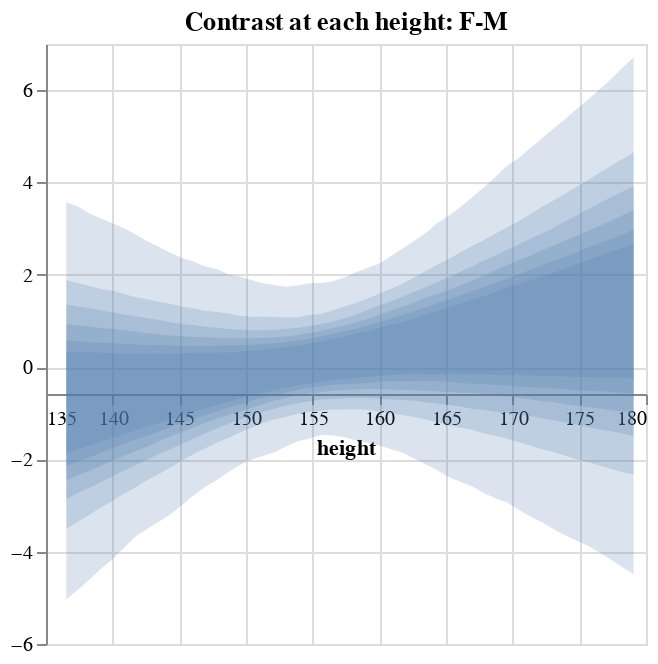

The code cell stored with this chart in its notebook:
### Code cell
bands = []

for i, _ in enumerate(probs):
    band = (
        alt.Chart(df, title="Contrast at each height: F-M")
        .encode(x=alt.X("height", axis=alt.Axis(offset=-125)))
        .mark_area(opacity=0.2)
        .encode(alt.Y(f"high_{i}", axis=alt.Axis(title=None)), alt.Y2(f"low_{i}"))
    )
    bands.append(band)

reduce(lambda a, b: a + b, bands)

### Figure 1 — Vega-Lite specification as saved in the notebook (floating-point values rounded to 4 significant figures; data arrays with more than 128 entries replaced by an {"elided": "..."} marker saying what was removed)
{"$schema": "https://vega.github.io/schema/vega-lite/v5.20.1.json", "config": {"view": {"continuousHeight": 300, "continuousWidth": 300}}, "data": {"name": "data-1b1d6f527720c8586881a2c54c1694ac"}, "datasets": {"data-1b1d6f527720c8586881a2c54c1694ac": {"elided": "300 records"}}, "layer": [{"encoding": {"x": {"axis": {"offset": -125}, "field": "height", "type": "quantitative"}, "y": {"axis": {"title": null}, "field": "high_0", "type": "quantitative"}, "y2": {"field": "low_0"}}, "mark": {"opacity": 0.2, "type": "area"}, "title": "Contrast at each height: F-M"}, {"encoding": {"x": {"axis": {"offset": -125}, "field": "height", "type": "quantitative"}, "y": {"axis": {"title": null}, "field": "high_1", "type": "quantitative"}, "y2": {"field": "low_1"}}, "mark": {"opacity": 0.2, "type": "area"}, "title": "Contrast at each height: F-M"}, {"encoding": {"x": {"axis": {"offset": -125}, "field": "height", "type": "quantitative"}, "y": {"axis": {"title": null}, "field": "high_2", "type": "quantitative"}, "y2": {"field": "low_2"}}, "mark": {"opacity": 0.2, "type": "area"}, "title": "Contrast at each height: F-M"}, {"encoding": {"x": {"axis": {"offset": -125}, "field": "height", "type": "quantitative"}, "y": {"axis": {"title": null}, "field": "high_3", "type": "quantitative"}, "y2": {"field": "low_3"}}, "mark": {"opacity": 0.2, "type": "area"}, "title": "Contrast at each height: F-M"}, {"encoding": {"x": {"axis": {"offset": -125}, "field": "height", "type": "quantitative"}, "y": {"axis": {"title": null}, "field": "high_4", "type": "quantitative"}, "y2": {"field": "low_4"}}, "mark": {"opacity": 0.2, "type": "area"}, "title": "Contrast at each height: F-M"}, {"encoding": {"x": {"axis": {"offset": -125}, "field": "height", "type": "quantitative"}, "y": {"axis": {"title": null}, "field": "high_5", "type": "quantitative"}, "y2": {"field": "low_5"}}, "mark": {"opacity": 0.2, "type": "area"}, "title": "Contrast at each height: F-M"}]}
